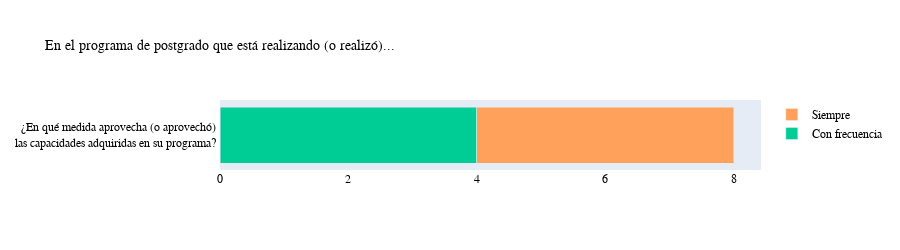

Notebook code for this chart:
### Code cell
names           = []
nunca_count     = []
rarely_count    = []
often_count     = []
sometimes_count = []
mostly_count    = []

var_col_name   = '¿En qué medida aprovecha (o aprovechó) las capacidades adquiridas en su programa? '
title_col_name = '¿En qué medida aprovecha (o aprovechó) <br> las capacidades adquiridas en su programa? '
names.append(title_col_name)

cols_to_use  = [var_col_name]
for col in cols_to_use:
    cnt_srs = df_egresados_sorted[col].value_counts()
    sometimes_count.append(cnt_srs["Con frecuencia"])
    mostly_count.append(cnt_srs["Siempre"])

trace0 = go.Bar(
    y=names,
    x=nunca_count,
    orientation = 'h',
    name = "nunca"
)    
trace1 = go.Bar(
    y=names,
    x=rarely_count,
    orientation = 'h',
    name = "Raras veces"
)
trace2 = go.Bar(
    y=names,
    x=sometimes_count,
    orientation = 'h',
    name = "Con frecuencia"
)
trace3 = go.Bar(
    y=names,
    x=often_count,
    orientation = 'h',
    name = "Ocasionalmente"
)
trace4 = go.Bar(
    y=names,
    x=mostly_count,
    orientation = 'h',
    name = "Siempre"
)    

layout = go.Layout(
    title='En el programa de postgrado que está realizando (o realizó)...' ,
    barmode = 'stack',
    width   = 900,
    height  = 250
)

data = [trace0, trace1, trace2, trace3, trace4]
fig = go.Figure(data=data, layout=layout)

fig.update_layout(
    font_family="Rockwell",
    font_color="black",
    font_size=12,
    title_font_family="Rockwell", title_font_size= 14,
    title_font_color="black",
    legend_title_font_color="green"
)

py.iplot(fig, filename="WorkToolsFrequency")

### Figure 1 — Plotly figure (JSON) as saved in the notebook; plotly's stock layout.template omitted (floating-point values rounded to 4 significant figures)
{"data": [{"name": "nunca", "orientation": "h", "type": "bar", "x": [], "y": ["¿En qué medida aprovecha (o aprovechó) <br> las capacidades adquiridas en su programa? "]}, {"name": "Raras veces", "orientation": "h", "type": "bar", "x": [], "y": ["¿En qué medida aprovecha (o aprovechó) <br> las capacidades adquiridas en su programa? "]}, {"name": "Con frecuencia", "orientation": "h", "type": "bar", "x": [4], "y": ["¿En qué medida aprovecha (o aprovechó) <br> las capacidades adquiridas en su programa? "]}, {"name": "Ocasionalmente", "orientation": "h", "type": "bar", "x": [], "y": ["¿En qué medida aprovecha (o aprovechó) <br> las capacidades adquiridas en su programa? "]}, {"name": "Siempre", "orientation": "h", "type": "bar", "x": [4], "y": ["¿En qué medida aprovecha (o aprovechó) <br> las capacidades adquiridas en su programa? "]}], "layout": {"barmode": "stack", "font": {"color": "black", "family": "Rockwell", "size": 12}, "height": 250, "legend": {"title": {"font": {"color": "green"}}}, "title": {"font": {"color": "black", "family": "Rockwell", "size": 14}, "text": "En el programa de postgrado que está realizando (o realizó)..."}, "width": 900}}
